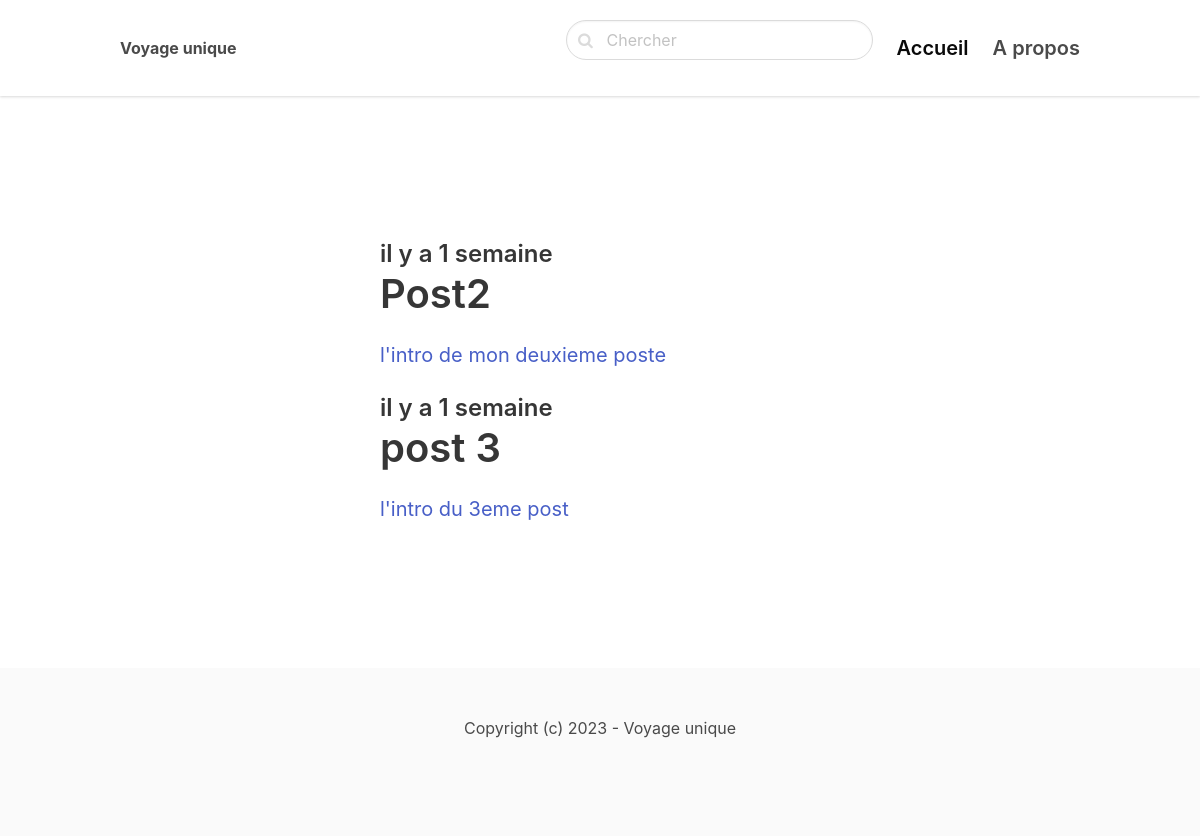
/djano/, run on an earlier commit of the app's database.
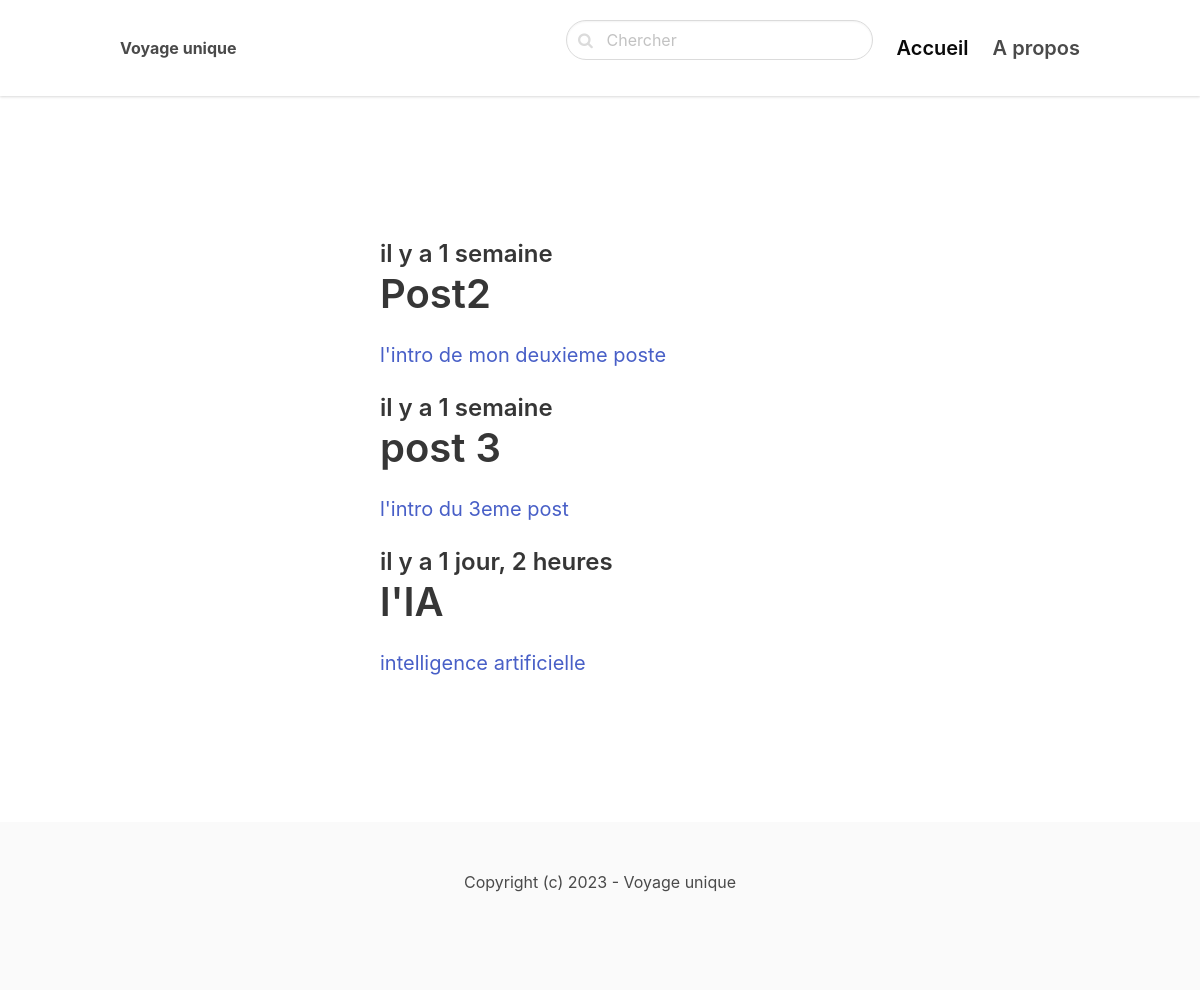
And on a later commit of the database.
### blog/models.py (models this page shows, shortened)
class Post(models.Model):
    ACTIVE='active'
    DRAFT='draft'
    CHOICES_STATUS= (
        (ACTIVE, "Actif"),
        (DRAFT, 'Inactif')
    )
    category= models.ForeignKey(Category, related_name='posts', on_delete=models.CASCADE)
    title=models.CharField(max_length=255)
    slug=models.SlugField()
    intro=models.TextField()
    body=models.TextField()
    created_at=models.DateTimeField(auto_now_add=True)
    status=models.CharField(max_length=10, choices=CHOICES_STATUS, default=ACTIVE)
    image=models.ImageField(upload_to='uploads/', blank=True, null=True)

### blog/views.py (the view)
# urls.py: path('<slug:slug>/', views.category, name='category_detail'),
def category(request, slug):
    category = get_object_or_404(Category, slug=slug)
    posts = Post.objects.filter(category=category, status=Post.ACTIVE)
    return render(request, 'blog/category.html', {'category': category, 'posts': posts})

### blog/templates/blog/category.html (shortened to what this page needs)
{% extends 'page/base.html'%}
 {% block content%}
    <section class="hero">
        <div class="hero-body">
            <div class="container">
                <section class="section">
                    <div class="columns">
                        <div class="column is-8 is-offset-2">
                         {% for post in posts %}
                            <div class="content is-medium">
                                <a href="{% url 'post_detail' post.category.slug post.slug %}">
                                    <h2 class="subtitle is-4"> il y a {{ post.created_at|timesince }}</h2>
                                    <h1 class="title">{{post.title}}</h1>
                                    <p> {{post.intro}}</p>
                                </a>
                            </div>
                         {% empty %}
                            <div>
                                <p>Il n'y pas encore de poste pour cette catégorie ...</p>
                            </div>
                         {% endfor%}
                        </div>
                    </div>
                </section>
            </div>
        </div>
    </section>
 {% endblock %}

What changed in the data, as far as the page shows it:
added Post: created_at "1 jour, 2 heures", title "l'IA", intro "intelligence artificielle"
